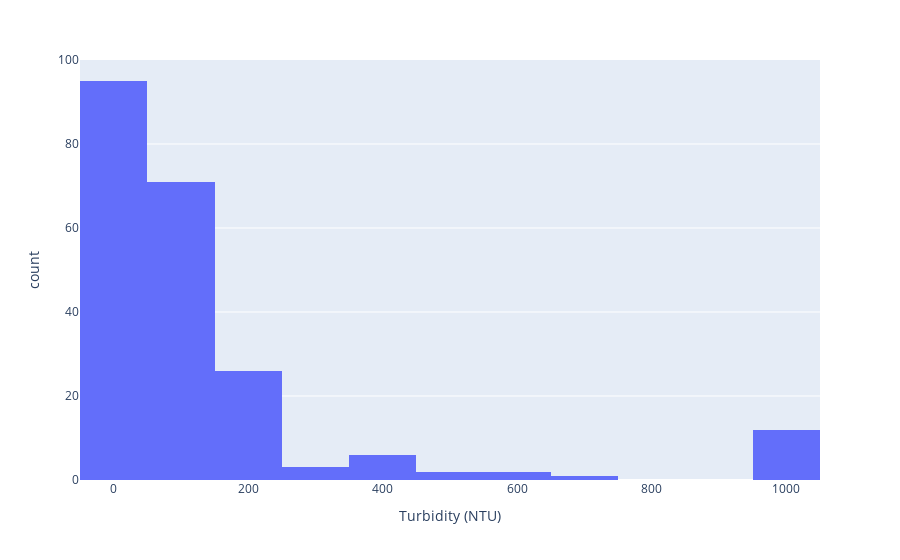

Notebook code for this chart:
### Markdown cell above
# Turbidity (NTU)

### Code cell
import plotly.express as px

fig = px.histogram(df, x="Turbidity (NTU)")
fig.show()

### Figure 1 — Plotly figure (JSON) as saved in the notebook; plotly's stock layout.template omitted (floating-point values rounded to 4 significant figures; data arrays with more than 128 entries replaced by an {"elided": "..."} marker saying what was removed)
{"data": [{"alignmentgroup": "True", "bingroup": "x", "hovertemplate": "Turbidity (NTU)=%{x}<br>count=%{y}<extra></extra>", "legendgroup": "", "marker": {"color": "#636efa", "pattern": {"shape": ""}}, "name": "", "offsetgroup": "", "orientation": "v", "showlegend": false, "type": "histogram", "x": {"elided": "219 float values"}, "xaxis": "x", "yaxis": "y"}], "layout": {"autosize": true, "barmode": "relative", "legend": {"tracegroupgap": 0}, "margin": {"t": 60}, "xaxis": {"anchor": "y", "autorange": true, "domain": [0, 1], "range": [-50, 1050], "title": {"text": "Turbidity (NTU)"}, "type": "linear"}, "yaxis": {"anchor": "x", "autorange": true, "domain": [0, 1], "range": [0, 100], "title": {"text": "count"}}}}
